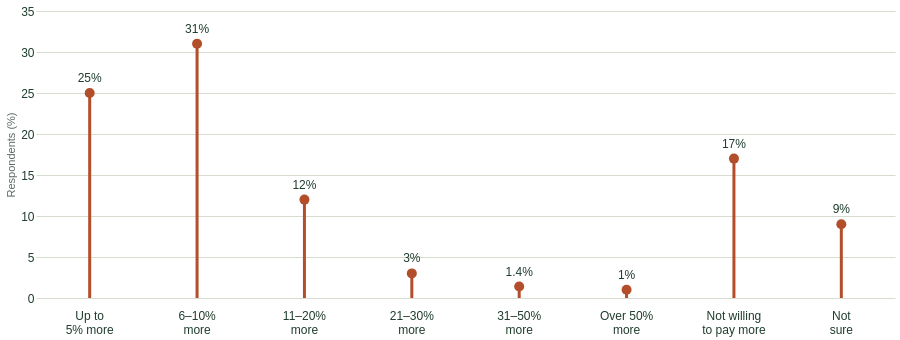

Specify this chart in Vega-Lite:
### Vega-Lite specification from a JSON file in a GitHub repository (floating-point values rounded to 4 significant figures)
{"$schema": "https://vega.github.io/schema/vega-lite/v5.json", "description": "2023 report: stated willingness to pay more for Australian-made products. Eight published bands total 99.4%; retain original values. Not observed payments. Fieldwork and sample size unreported.", "width": 900, "height": 340, "autosize": {"type": "fit", "contains": "padding"}, "background": "transparent", "data": {"values": [{"statistic_id": "RM23_03", "response_category": "Up to 5% more", "value": 25.0, "source_url": "https://australianmade.com.au/media/ko5f5wmj/roy-morgan-research-2023.pdf", "report_label_year": "2023", "order": 0, "short_label": "Up to|5% more"}, {"statistic_id": "RM23_04", "response_category": "6–10% more", "value": 31.0, "source_url": "https://australianmade.com.au/media/ko5f5wmj/roy-morgan-research-2023.pdf", "report_label_year": "2023", "order": 1, "short_label": "6–10%|more"}, {"statistic_id": "RM23_05", "response_category": "11–20% more", "value": 12.0, "source_url": "https://australianmade.com.au/media/ko5f5wmj/roy-morgan-research-2023.pdf", "report_label_year": "2023", "order": 2, "short_label": "11–20%|more"}, {"statistic_id": "RM23_06", "response_category": "21–30% more", "value": 3.0, "source_url": "https://australianmade.com.au/media/ko5f5wmj/roy-morgan-research-2023.pdf", "report_label_year": "2023", "order": 3, "short_label": "21–30%|more"}, {"statistic_id": "RM23_07", "response_category": "31–50% more", "value": 1.4, "source_url": "https://australianmade.com.au/media/ko5f5wmj/roy-morgan-research-2023.pdf", "report_label_year": "2023", "order": 4, "short_label": "31–50%|more"}, {"statistic_id": "RM23_08", "response_category": "More than 50% more", "value": 1.0, "source_url": "https://australianmade.com.au/media/ko5f5wmj/roy-morgan-research-2023.pdf", "report_label_year": "2023", "order": 5, "short_label": "Over 50%|more"}, {"statistic_id": "RM23_09", "response_category": "Not willing to pay more", "value": 17.0, "source_url": "https://australianmade.com.au/media/ko5f5wmj/roy-morgan-research-2023.pdf", "report_label_year": "2023", "order": 6, "short_label": "Not willing|to pay more"}, {"statistic_id": "RM23_10", "response_category": "Not sure", "value": 9.0, "source_url": "https://australianmade.com.au/media/ko5f5wmj/roy-morgan-research-2023.pdf", "report_label_year": "2023", "order": 7, "short_label": "Not|sure"}]}, "config": {"view": {"stroke": null}, "font": "Arial", "axis": {"domain": false, "ticks": false, "gridColor": "#d6dccf", "labelColor": "#203d2e", "titleColor": "#5c6960", "labelFontSize": 12, "titleFontWeight": "normal"}, "axisY": {"labelLimit": 180}}, "encoding": {"x": {"field": "short_label", "type": "ordinal", "sort": ["Up to|5% more", "6–10%|more", "11–20%|more", "21–30%|more", "31–50%|more", "Over 50%|more", "Not willing|to pay more", "Not|sure"], "title": null, "axis": {"labelExpr": "split(datum.label, '|')", "labelAngle": 0, "labelLimit": 120, "labelPadding": 12}}, "y": {"field": "value", "type": "quantitative", "scale": {"domain": [0, 35]}, "title": "Respondents (%)"}, "tooltip": [{"field": "response_category", "type": "nominal", "title": "Published response"}, {"field": "value", "type": "quantitative", "title": "Respondents (%)"}, {"field": "report_label_year", "title": "Report label year"}, {"field": "statistic_id", "title": "Audit record"}]}, "layer": [{"mark": {"type": "rule", "strokeWidth": 3, "color": "#b24e2a"}, "encoding": {"y2": {"datum": 0}}}, {"mark": {"type": "point", "filled": true, "size": 100, "color": "#b24e2a", "opacity": 1}}, {"transform": [{"calculate": "datum.value + '%'", "as": "label"}], "mark": {"type": "text", "dy": -15, "color": "#203d2e", "fontSize": 12}, "encoding": {"text": {"field": "label"}}}]}
